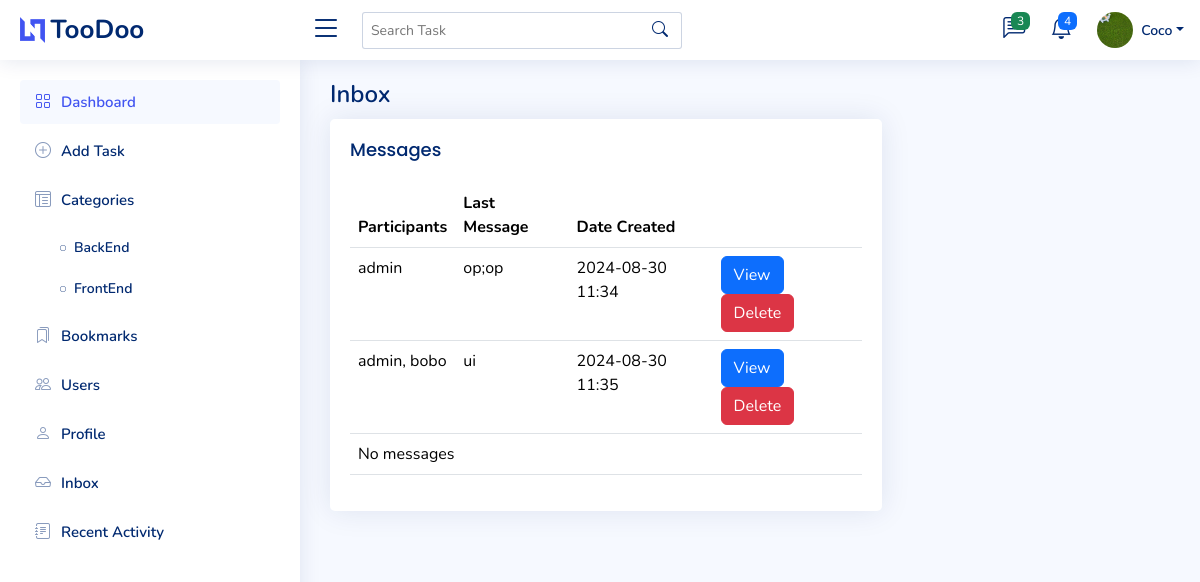
The page /inbox/ (signed in) on the database its author committed.
### todo_project/models.py (models this page shows, shortened)
class Profile(models.Model):
    user = models.OneToOneField(User,null=True, on_delete=models.CASCADE)
    username = models.CharField(max_length=100, blank=True)
    email = models.CharField(max_length=100, blank=True)
    bio = models.TextField(blank=True)
    profile_pic = models.ImageField(null=True, blank=True, upload_to='profile_images/', default='profile_images/default-profile-pic.png')
    job_title = models.CharField(max_length=100, blank=True, null=True)
    phone = models.CharField(max_length=100, blank=True, null=True)
    company = models.CharField(max_length=100, blank=True, null=True)
    address = models.CharField(max_length=100, blank=True, null=True)
    x_profile = models.CharField(max_length=100, blank=True, null=True)
    instagram_profile = models.CharField(max_length=100, blank=True, null=True)
    linkedin_profile = models.CharField(max_length=100, blank=True, null=True)
    facebook_profile = models.CharField(max_length=100, blank=True, null=True)

class Category(models.Model):
    name = models.CharField(max_length=50)
    user = models.ForeignKey(User, on_delete=models.CASCADE)
    color = models.CharField(max_length=7, blank=True, default='#FFFFFF')

class Conversation(models.Model):
    participants = models.ManyToManyField(User)
    created_at = models.DateTimeField(auto_now_add=True)

class Message(models.Model):
    conversation = models.ForeignKey(Conversation, related_name='messages', on_delete=models.CASCADE)
    sender = models.ForeignKey(User, related_name='sent_messages', on_delete=models.CASCADE)
    body = models.TextField()
    created_at = models.DateTimeField(auto_now_add=True)
    read = models.BooleanField(default=False)

### todo_project/views.py (the view)
# urls.py: path('inbox/', views.inbox, name='inbox'),
def inbox(request):
    conversations = Conversation.objects.filter(participants=request.user)
    return render(request, 'messaging/inbox.html', {
        'conversations': conversations,
    })

### todo_project/context_processors.py (called while the page is built)
def profile_context(request):              # this pulls the template globally. Context processors are good to be used when you want to pull info to all templates. :d
    if request.user.is_authenticated:
        profile, created = Profile.objects.get_or_create(user=request.user)
        return {'profile': profile}
    return {}

def category_list(request):
    if request.user.is_authenticated:
        categories = Category.objects.all()
    else:
        categories = Category.objects.none()  # No categories for unauthenticated users
    return {'categories': categories}

def latest_conversations(request):
    if request.user.is_authenticated:
        conversations = Conversation.objects.filter(participants=request.user)
        return {
            'latest_conversations': conversations
        }
    return {}

### todo_project/templates/messaging/inbox.html (shortened to what this page needs)
{% extends 'base.html' %}
{% block content %}
<main id="main" class="main">
  <div class="pagetitle">
    <h1>Inbox</h1>
  </div>
  <section class="section">
    <div class="row">
      <div class="col-lg-8">
        <div class="card">
          <div class="card-body">
            <h5 class="card-title">Messages</h5>
            <table class="table">
              <thead>
                <tr>
                  <th scope="col">Participants</th>
                  <th scope="col">Last Message</th>
                  <th scope="col">Date Created</th>
                  <th scope="col"></th>
                </tr>
              </thead>
              <tbody>
                {% for conversation in conversations %}
                {% if conversation.messages.exists %}
                <tr>
                  <td>
                  {% for participant in conversation.participants.all %}
                      {{ participant.username }}{% if not forloop.last %}, {% endif %}
                  {% endfor %}
              </td>
                  {% with conversation.messages.last as last_message %}
                  <td>{{ last_message.body|slice:":30" }}{% if last_message.body|length > 30 %}...{% endif %}</td>
                  <td>{{ last_message.created_at|date:"Y-m-d H:i" }}</td>
                  <td>
                    <a href="{% url 'message_detail' conversation.id %}" class="btn btn-primary">View </a>
                    <a href="{% url 'delete_message' conversation.id %}" class="btn btn-danger">Delete</a>
                </td>
                  {% endwith %}
                </tr>
                {% else %}
                <tr>
                  <td colspan="4">No messages</td>
                </tr>
                {% endif %}
                {% empty %}
                <tr>
                  <td colspan="4">No conversations</td>
                </tr>
                {% endfor %}
              </tbody>
            </table>
          </div>
        </div>
      </div>
    </div>
  </section>
</main>
{% endblock %}

### todo_project/templates/base.html (shortened to what this page needs)
{% load static %}
<!DOCTYPE html>
<html lang="en">
<head>
  <link href="{% static 'vendor/bootstrap/css/bootstrap.min.css' %}" rel="stylesheet">
  <link href="{% static 'vendor/bootstrap-icons/bootstrap-icons.css' %}" rel="stylesheet">
  <link href="{% static 'vendor/boxicons/css/boxicons.min.css' %}" rel="stylesheet">
  <link href="{% static 'vendor/remixicon/remixicon.css' %}" rel="stylesheet">
  <link href="{% static 'vendor/simple-datatables/style.css' %}" rel="stylesheet">
  <link href="https://cdnjs.cloudflare.com/ajax/libs/font-awesome/6.4.0/css/all.min.css" rel="stylesheet">
  <link href="{% static 'vendor/tinymce/tinymce.min.js' %}" rel="stylesheet">
  <link href="{% static 'css/style.css' %}" rel="stylesheet">
</head>
<body>
  <header id="header" class="header fixed-top d-flex align-items-center">
    <div class="d-flex align-items-center justify-content-between">
      <a href="{% url 'task_list' %}" class="logo d-flex align-items-center">
        <img src="assets/img/logo.png" alt="">
        <span class="d-none d-lg-block">TooDoo</span>
      </a>
      <i class="bi bi-list toggle-sidebar-btn"></i>
    </div>
    <div class="search-bar">
      <form class="search-form d-flex align-items-center" role="search" method="get" action="{% url 'search_task' %}">
        <input type="text" placeholder="Search Task" aria-label="Search" name="q" value="{{ request.GET.q }}">
        <button type="submit" title="Search"><i class="bi bi-search"></i></button>
      </form>
    </div>
    <nav class="header-nav ms-auto">
      <ul class="d-flex align-items-center">
        <li class="nav-item dropdown">
          <a class="nav-link nav-icon" href="#" data-bs-toggle="dropdown">
            <i class="bi bi-chat-left-text"></i>
            <span class="badge bg-success badge-number">{{ latest_conversations|length }}</span>
          </a>
        </li>
        <li class="nav-item dropdown">
          <a class="nav-link nav-icon" href="#" data-bs-toggle="dropdown">
            <i class="bi bi-bell"></i>
            <span class="badge bg-primary badge-number">4</span>
          </a>
        </li>
        <li class="nav-item dropdown pe-3">
          <a class="nav-link nav-profile d-flex align-items-center pe-0" href="#" data-bs-toggle="dropdown">
            <img src="{{ profile.profile_pic.url }}" alt="Profile" class="rounded-circle">
            <span class="d-none d-md-block dropdown-toggle ps-2">{{ profile.username }}</span>
          </a>
        </li>
      </ul>
    </nav>
  </header>
  <aside id="sidebar" class="sidebar">
    <ul class="sidebar-nav" id="sidebar-nav">
      <li class="nav-item">
        <a class="nav-link" href="{% url 'task_list' %}">
          <i class="bi bi-grid"></i>
          <span>Dashboard</span>
        </a>
      </li>
      <li class="nav-item">
        <a class="nav-link collapsed" href="{% url 'create_task' %}">
          <i class="bi bi-plus-circle"></i>
          <span>Add Task</span>
        </a>
      </li>
      <li class="nav">
        <li class="nav-item">
          <a class="nav-link collapsed" href="{% url 'category_list' %}">
            <i class="bi bi-layout-text-window-reverse"></i><span>Categories</span>
          </a>
          <ul class="nav-content">
            {% for category in categories %}
              <li>
                <a href="{% url 'tasks_by_category' category.id %}">
                  <i class="bi bi-circle"></i><span>{{ category.name }}</span>
                </a>
              </li>
            {% endfor %}
          </ul>
        </li>
      </li>
      <li class="nav-item">
        <a class="nav-link collapsed" href="{% url 'bookmark_list' %}">
          <i class="bi bi-bookmarks"></i>
          <span>Bookmarks</span>
        </a>
      </li>
      <li class="nav-item">
        <a class="nav-link collapsed" href="{% url 'user_list' %}">
          <i class="bi bi-people"></i>
          <span>Users</span>
        </a>
      </li>
      <li class="nav-item">
        <a class="nav-link collapsed" href="{% url 'edit_profile' %}">
          <i class="bi bi-person"></i>
          <span>Profile</span>
        </a>
      </li>
      <li class="nav-item">
        <a class="nav-link collapsed" href="{% url 'inbox' %}">
          <i class="bi bi-inbox"></i>
          <span>Inbox</span>
        </a>
      </li>
      <li class="nav-item">
        <a class="nav-link collapsed" href="{% url 'recent_activity' %}">
          <i class="bi bi-journal-text"></i>
          <span>Recent Activity</span>
        </a>
      </li>
    </ul>
  </aside>
  {% block content %}
  {% endblock %}
</body>
</html>

### static/css/style.css (style rules this page uses)
:root { scroll-behavior: smooth; }
body { font-family: "Nunito", sans-serif; background: #f6f9ff; color: #444444; }
a { color: #4154f1; text-decoration: none; }
h1, h2, h3, h4, h5, h6 { font-family: "Nunito", sans-serif; }
#main { margin-top: 60px; padding: 20px 30px; transition: all 0.3s; }
.pagetitle { margin-bottom: 10px; }
.pagetitle h1 { font-size: 24px; margin-bottom: 0; font-weight: 600; color: #012970; }
.card { margin-bottom: 30px; border: none; border-radius: 5px; box-shadow: 0px 0 30px rgba(1, 41, 112, 0.1); }
.card-title { padding: 20px 0 15px 0; font-size: 18px; font-weight: 500; color: #012970; font-family: "Poppins", sans-serif; }
.card-body { padding: 0 20px 20px 20px; }
.logo { line-height: 1; }
@media (min-width: 1200px) { .logo { width: 280px; } }
.logo img { max-height: 26px; margin-right: 6px; }
.logo span { font-size: 26px; font-weight: 700; color: #012970; font-family: "Nunito", sans-serif; }
.header { transition: all 0.5s; z-index: 997; height: 60px; box-shadow: 0px 2px 20px rgba(1, 41, 112, 0.1); background-color: #fff; padding-left: 20px; }
.header .toggle-sidebar-btn { font-size: 32px; padding-left: 10px; cursor: pointer; color: #012970; }
.header .search-bar { min-width: 360px; padding: 0 20px; }
.header .search-form { width: 100%; }
.header .search-form input { border: 0; font-size: 14px; color: #012970; border: 1px solid rgba(1, 41, 112, 0.2); padding: 7px 38px 7px 8px; border-radius: 3px; transition: 0.3s; width: 100%; }
.header .search-form button { border: 0; padding: 0; margin-left: -30px; background: none; }
.header .search-form button i { color: #012970; }
.header-nav ul { list-style: none; }
.header-nav>ul { margin: 0; padding: 0; }
.header-nav .nav-icon { font-size: 22px; color: #012970; margin-right: 25px; position: relative; }
.header-nav .nav-profile { color: #012970; }
.header-nav .nav-profile img { max-height: 36px; }
.header-nav .nav-profile span { font-size: 14px; font-weight: 600; }
.header-nav .badge-number { position: absolute; inset: -2px -5px auto auto; font-weight: normal; font-size: 12px; padding: 3px 6px; }
.sidebar { position: fixed; top: 60px; left: 0; bottom: 0; width: 300px; z-index: 996; transition: all 0.3s; padding: 20px; overflow-y: auto; scrollbar-width: thin; scrollbar-color: #aab7cf transparent; box-shadow: 0px 0px 20px rgba(1, 41, 112, 0.1); background-color: #fff; }
@media (min-width: 1200px) { #main, #footer { margin-left: 300px; } }
.sidebar-nav { padding: 0; margin: 0; list-style: none; }
.sidebar-nav li { padding: 0; margin: 0; list-style: none; }
.sidebar-nav .nav-item { margin-bottom: 5px; }
.sidebar-nav .nav-link { display: flex; align-items: center; font-size: 15px; font-weight: 600; color: #4154f1; transition: 0.3; background: #f6f9ff; padding: 10px 15px; border-radius: 4px; }
.sidebar-nav .nav-link i { font-size: 16px; margin-right: 10px; color: #4154f1; }
.sidebar-nav .nav-link.collapsed { color: #012970; background: #fff; }
.sidebar-nav .nav-link.collapsed i { color: #899bbd; }
.sidebar-nav .nav-content { padding: 5px 0 0 0; margin: 0; list-style: none; }
.sidebar-nav .nav-content a { display: flex; align-items: center; font-size: 14px; font-weight: 600; color: #012970; transition: 0.3; padding: 10px 0 10px 40px; transition: 0.3s; }
.sidebar-nav .nav-content a i { font-size: 6px; margin-right: 8px; line-height: 0; border-radius: 50%; }

### rows shown on the page
Profile: profile_pic (picture), username "Coco"
Category: name "BackEnd"
Category: name "FrontEnd"
Conversation: messages.last.body "op;op", messages.last.created_at "2024-08-30 11:34"
Conversation: messages.last.body "ui", messages.last.created_at "2024-08-30 11:35"
Conversation: shows "No messages"

### other values the page prints
{{ latest_conversations|length }} "3"
{{ participant.username }} "admin"
{{ participant.username }} "bobo"
